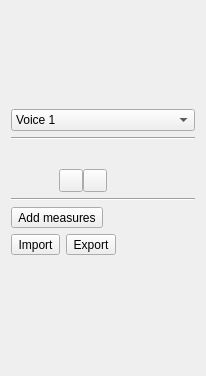
<ui version="4.0" >
 <class>SimpleEntryWidget</class>
 <widget class="QWidget" name="SimpleEntryWidget" >
  <property name="geometry" >
   <rect>
    <x>0</x>
    <y>0</y>
    <width>206</width>
    <height>376</height>
   </rect>
  </property>
  <layout class="QVBoxLayout" >
   <item>
    <layout class="QHBoxLayout" >
     <item>
      <widget class="QFrame" name="buttonFrame" >
       <layout class="QGridLayout" >
        <property name="leftMargin" >
         <number>0</number>
        </property>
        <property name="topMargin" >
         <number>0</number>
        </property>
        <property name="rightMargin" >
         <number>0</number>
        </property>
        <property name="bottomMargin" >
         <number>0</number>
        </property>
        <property name="horizontalSpacing" >
         <number>0</number>
        </property>
        <property name="verticalSpacing" >
         <number>0</number>
        </property>
        <item row="0" column="0" >
         <widget class="QToolButton" name="breveNoteButton" >
          <property name="autoRaise" >
           <bool>true</bool>
          </property>
         </widget>
        </item>
        <item row="0" column="1" >
         <widget class="QToolButton" name="wholeNoteButton" >
          <property name="autoRaise" >
           <bool>true</bool>
          </property>
         </widget>
        </item>
        <item row="0" column="2" >
         <widget class="QToolButton" name="halfNoteButton" >
          <property name="autoRaise" >
           <bool>true</bool>
          </property>
         </widget>
        </item>
        <item row="0" column="3" >
         <widget class="QToolButton" name="quarterNoteButton" >
          <property name="autoRaise" >
           <bool>true</bool>
          </property>
         </widget>
        </item>
        <item row="0" column="4" >
         <widget class="QToolButton" name="note8Button" >
          <property name="autoRaise" >
           <bool>true</bool>
          </property>
         </widget>
        </item>
        <item row="1" column="0" >
         <widget class="QToolButton" name="note16Button" >
          <property name="autoRaise" >
           <bool>true</bool>
          </property>
         </widget>
        </item>
        <item row="1" column="1" >
         <widget class="QToolButton" name="note32Button" >
          <property name="autoRaise" >
           <bool>true</bool>
          </property>
         </widget>
        </item>
        <item row="1" column="2" >
         <widget class="QToolButton" name="note64Button" >
          <property name="autoRaise" >
           <bool>true</bool>
          </property>
         </widget>
        </item>
        <item row="1" column="3" >
         <widget class="QToolButton" name="note128Button" >
          <property name="autoRaise" >
           <bool>true</bool>
          </property>
         </widget>
        </item>
        <item row="2" column="0" >
         <widget class="QToolButton" name="breveRestButton" >
          <property name="autoRaise" >
           <bool>true</bool>
          </property>
         </widget>
        </item>
        <item row="2" column="1" >
         <widget class="QToolButton" name="wholeRestButton" >
          <property name="autoRaise" >
           <bool>true</bool>
          </property>
         </widget>
        </item>
        <item row="2" column="2" >
         <widget class="QToolButton" name="halfRestButton" >
          <property name="autoRaise" >
           <bool>true</bool>
          </property>
         </widget>
        </item>
        <item row="2" column="3" >
         <widget class="QToolButton" name="quarterRestButton" >
          <property name="autoRaise" >
           <bool>true</bool>
          </property>
         </widget>
        </item>
        <item row="2" column="4" >
         <widget class="QToolButton" name="rest8Button" >
          <property name="autoRaise" >
           <bool>true</bool>
          </property>
         </widget>
        </item>
        <item row="3" column="0" >
         <widget class="QToolButton" name="rest16Button" >
          <property name="autoRaise" >
           <bool>true</bool>
          </property>
         </widget>
        </item>
        <item row="3" column="1" >
         <widget class="QToolButton" name="rest32Button" >
          <property name="autoRaise" >
           <bool>true</bool>
          </property>
         </widget>
        </item>
        <item row="3" column="2" >
         <widget class="QToolButton" name="rest64Button" >
          <property name="autoRaise" >
           <bool>true</bool>
          </property>
         </widget>
        </item>
        <item row="3" column="3" >
         <widget class="QToolButton" name="rest128Button" >
          <property name="autoRaise" >
           <bool>true</bool>
          </property>
         </widget>
        </item>
       </layout>
      </widget>
     </item>
     <item>
      <spacer>
       <property name="orientation" >
        <enum>Qt::Horizontal</enum>
       </property>
       <property name="sizeHint" >
        <size>
         <width>40</width>
         <height>20</height>
        </size>
       </property>
      </spacer>
     </item>
    </layout>
   </item>
   <item>
    <widget class="QComboBox" name="voiceList" >
     <item>
      <property name="text" >
       <string>Voice 1</string>
      </property>
     </item>
     <item>
      <property name="text" >
       <string>Voice 2</string>
      </property>
     </item>
     <item>
      <property name="text" >
       <string>Voice 3</string>
      </property>
     </item>
     <item>
      <property name="text" >
       <string>Voice 4</string>
      </property>
     </item>
    </widget>
   </item>
   <item>
    <widget class="Line" name="line" >
     <property name="orientation" >
      <enum>Qt::Horizontal</enum>
     </property>
    </widget>
   </item>
   <item>
    <layout class="QHBoxLayout" >
     <property name="spacing" >
      <number>0</number>
     </property>
     <item>
      <widget class="QFrame" name="frame" >
       <layout class="QGridLayout" >
        <property name="leftMargin" >
         <number>0</number>
        </property>
        <property name="topMargin" >
         <number>0</number>
        </property>
        <property name="rightMargin" >
         <number>0</number>
        </property>
        <property name="bottomMargin" >
         <number>0</number>
        </property>
        <property name="horizontalSpacing" >
         <number>0</number>
        </property>
        <property name="verticalSpacing" >
         <number>0</number>
        </property>
        <item row="0" column="0" >
         <widget class="QToolButton" name="doubleFlatButton" >
          <property name="text" >
           <string/>
          </property>
          <property name="autoRaise" >
           <bool>true</bool>
          </property>
         </widget>
        </item>
        <item row="0" column="1" >
         <widget class="QToolButton" name="flatButton" >
          <property name="text" >
           <string/>
          </property>
          <property name="autoRaise" >
           <bool>true</bool>
          </property>
         </widget>
        </item>
        <item row="0" column="2" >
         <widget class="QToolButton" name="naturalButton" >
          <property name="text" >
           <string/>
          </property>
          <property name="autoRaise" >
           <bool>true</bool>
          </property>
         </widget>
        </item>
        <item row="0" column="3" >
         <widget class="QToolButton" name="sharpButton" >
          <property name="text" >
           <string/>
          </property>
          <property name="autoRaise" >
           <bool>true</bool>
          </property>
         </widget>
        </item>
        <item row="0" column="4" >
         <widget class="QToolButton" name="doubleSharpButton" >
          <property name="text" >
           <string/>
          </property>
          <property name="autoRaise" >
           <bool>true</bool>
          </property>
         </widget>
        </item>
        <item row="1" column="0" >
         <widget class="QToolButton" name="dotButton" >
          <property name="text" >
           <string/>
          </property>
          <property name="autoRaise" >
           <bool>true</bool>
          </property>
         </widget>
        </item>
        <item row="1" column="1" >
         <widget class="QToolButton" name="tiedNoteButton" >
          <property name="text" >
           <string/>
          </property>
          <property name="autoRaise" >
           <bool>true</bool>
          </property>
         </widget>
        </item>
        <item row="1" column="2" >
         <widget class="QToolButton" name="eraserButton" >
          <property name="text" >
           <string/>
          </property>
         </widget>
        </item>
        <item row="1" column="3" >
         <widget class="QToolButton" name="selectButton" >
          <property name="text" >
           <string/>
          </property>
         </widget>
        </item>
       </layout>
      </widget>
     </item>
     <item>
      <spacer>
       <property name="orientation" >
        <enum>Qt::Horizontal</enum>
       </property>
       <property name="sizeHint" >
        <size>
         <width>21</width>
         <height>20</height>
        </size>
       </property>
      </spacer>
     </item>
    </layout>
   </item>
   <item>
    <widget class="Line" name="line_2" >
     <property name="orientation" >
      <enum>Qt::Horizontal</enum>
     </property>
    </widget>
   </item>
   <item>
    <layout class="QHBoxLayout" >
     <item>
      <widget class="QToolButton" name="addBarsButton" >
       <property name="text" >
        <string>Add measures</string>
       </property>
       <property name="toolButtonStyle" >
        <enum>Qt::ToolButtonTextBesideIcon</enum>
       </property>
      </widget>
     </item>
     <item>
      <spacer>
       <property name="orientation" >
        <enum>Qt::Horizontal</enum>
       </property>
       <property name="sizeHint" >
        <size>
         <width>40</width>
         <height>20</height>
        </size>
       </property>
      </spacer>
     </item>
    </layout>
   </item>
   <item>
    <layout class="QHBoxLayout" >
     <item>
      <widget class="QToolButton" name="importButton" >
       <property name="text" >
        <string>Import</string>
       </property>
       <property name="toolButtonStyle" >
        <enum>Qt::ToolButtonTextBesideIcon</enum>
       </property>
      </widget>
     </item>
     <item>
      <widget class="QToolButton" name="exportButton" >
       <property name="text" >
        <string>Export</string>
       </property>
       <property name="toolButtonStyle" >
        <enum>Qt::ToolButtonTextBesideIcon</enum>
       </property>
      </widget>
     </item>
     <item>
      <spacer>
       <property name="orientation" >
        <enum>Qt::Horizontal</enum>
       </property>
       <property name="sizeHint" >
        <size>
         <width>40</width>
         <height>20</height>
        </size>
       </property>
      </spacer>
     </item>
    </layout>
   </item>
   <item>
    <spacer>
     <property name="orientation" >
      <enum>Qt::Vertical</enum>
     </property>
     <property name="sizeHint" >
      <size>
       <width>182</width>
       <height>41</height>
      </size>
     </property>
    </spacer>
   </item>
  </layout>
 </widget>
 <resources/>
 <connections/>
</ui>
